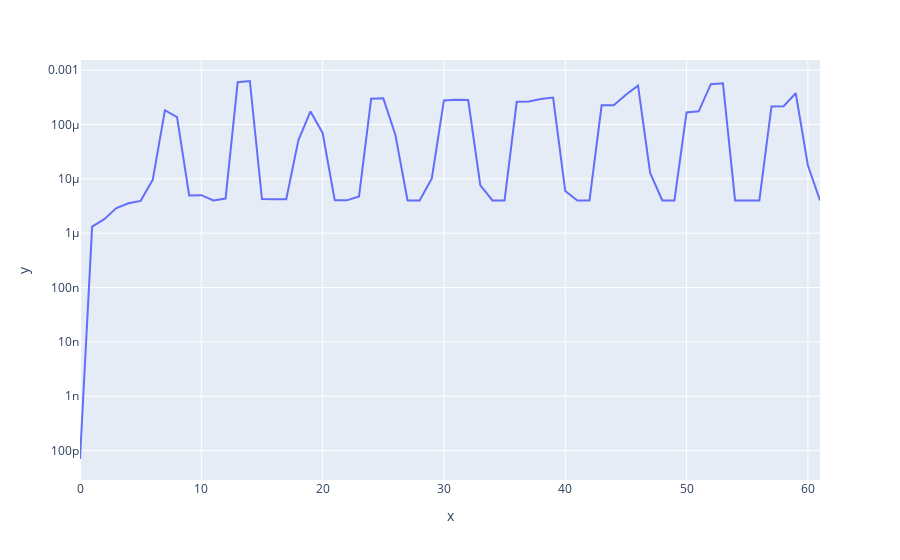

This figure's notebook cell:
### Code cell
fig = px.line(pd.DataFrame({'x' :ren(lamList),'y':lamList}), x='x', y='y', log_y = True)
fig.show()

### Figure 1 — Plotly figure (JSON) as saved in the notebook; plotly's stock layout.template omitted (floating-point values rounded to 4 significant figures)
{"data": [{"hovertemplate": "x=%{x}<br>y=%{y}<extra></extra>", "legendgroup": "", "line": {"color": "#636efa", "dash": "solid"}, "marker": {"symbol": "circle"}, "mode": "lines", "name": "", "orientation": "v", "showlegend": false, "type": "scatter", "x": [0, 1, 2, 3, 4, 5, 6, 7, 8, 9, 10, 11, 12, 13, 14, 15, 16, 17, 18, 19, 20, 21, 22, 23, 24, 25, 26, 27, 28, 29, 30, 31, 32, 33, 34, 35, 36, 37, 38, 39, 40, 41, 42, 43, 44, 45, 46, 47, 48, 49, 50, 51, 52, 53, 54, 55, 56, 57, 58, 59, 60, 61], "xaxis": "x", "y": [7.013e-11, 1.319e-06, 1.81e-06, 2.905e-06, 3.547e-06, 3.932e-06, 9.63e-06, 0.0001829, 0.0001367, 4.949e-06, 4.996e-06, 4.008e-06, 4.337e-06, 0.0005978, 0.0006301, 4.23e-06, 4.212e-06, 4.192e-06, 5.115e-05, 0.0001734, 6.983e-05, 4.017e-06, 4.018e-06, 4.746e-06, 0.0002967, 0.0003025, 6.392e-05, 4.007e-06, 4.001e-06, 1.014e-05, 0.0002772, 0.0002845, 0.0002806, 7.596e-06, 4.001e-06, 4.001e-06, 0.0002616, 0.0002652, 0.0002936, 0.0003126, 5.961e-06, 4.001e-06, 4.002e-06, 0.0002247, 0.0002264, 0.0003521, 0.0005189, 1.284e-05, 4.002e-06, 4.001e-06, 0.0001664, 0.0001746, 0.0005516, 0.0005706, 4.007e-06, 4.001e-06, 4.01e-06, 0.0002151, 0.0002164, 0.0003755, 1.77e-05, 4.002e-06], "yaxis": "y"}], "layout": {"legend": {"tracegroupgap": 0}, "margin": {"t": 60}, "xaxis": {"anchor": "y", "domain": [0, 1], "title": {"text": "x"}}, "yaxis": {"anchor": "x", "domain": [0, 1], "title": {"text": "y"}, "type": "log"}}}
